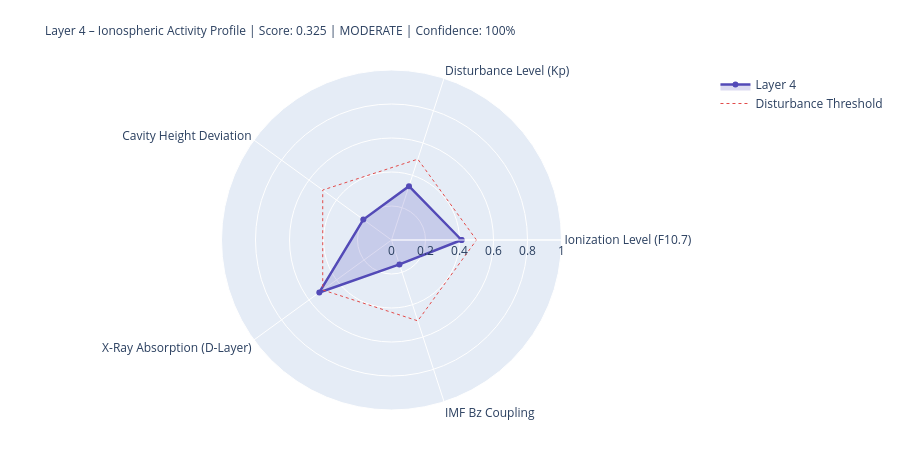

Write notebook code for a chart like this one.
### Markdown cell above
---
## 4. State Assessment & Handoff to Layer 5

### Code cell
# ============================================================
# LAYER-4-SCORE
# ============================================================

COMPONENTS = {
    'Ionization Level (F10.7)':    {'score': ioniz,       'source': 'primary' if f107_now else 'from_layer0', 'dynamic': True},
    'Disturbance Level (Kp)':          {'score': disturb,     'source': 'primary' if kp_now   else 'from_layer0', 'dynamic': True},
    'Cavity Height Deviation':    {'score': h_dev,       'source': 'derived',                                'dynamic': True},
    'X-Ray Absorption (D-Layer)':{'score': xray_ioniz,  'source': 'primary' if xray_now else 'missing',     'dynamic': True},
    'IMF Bz Coupling':             {'score': bz_coupling, 'source': 'primary' if bz_now   else 'from_layer0', 'dynamic': True},
}

available    = {k: v['score'] for k, v in COMPONENTS.items() if v['score'] is not None}
unavailable  = [k for k, v in COMPONENTS.items() if v['score'] is None]
layer4_score = round(sum(available.values()) / len(available), 4) if available else None
confidence   = round(len(available) / len(COMPONENTS), 2)
level = ('unknown' if layer4_score is None
         else 'quiet'   if layer4_score < 0.3
         else 'moderate' if layer4_score < 0.6
         else 'active')
dominant_l4 = max(available, key=available.get) if available else 'none'

# Resonance delta for Schumann SR-1
sr1_ref = schumann_freq(1, 80.0)
sr1_now = schumann_freq(1, h_eff)
sr1_delta_mhz = (sr1_now - sr1_ref) * 1000

# Propagation conditions
prop_cond = ('disturbed'   if kp_val > 4
             else 'unsettled' if kp_val > 2
             else 'normal')
if xray_class in ['X', 'M']:
    prop_cond = 'Radio-Blackout moeglich'

W = 68
print('=' * W)
print('LAYER 4 – IONOSPHERE – STATE ASSESSMENT')
print('=' * W)
for name, comp in COMPONENTS.items():
    s = comp['score']
    if s is not None:
        bar = '█' * int(s * 20) + '░' * (20 - int(s * 20))
        print(f'  {name:<36} {bar}  {s:.3f}  [{comp["source"]}]')
    else:
        print(f'  {name:<36} {"─" * 20}  n/a   [missing]')
print('-' * W)
print(f'  Score:          {layer4_score:.3f}  ({len(available)}/{len(COMPONENTS)} components)')
print(f'  Confidence:     {confidence:.0%}')
print(f'  Level:          {level.upper()}')
print(f'  Dominant:       {dominant_l4}')
print(f'  Cavity height:  {h_eff:.1f} km  (Ref: 80.0 km)')
print(f'  SR-1:           {sr1_now:.3f} Hz  (Δ {sr1_delta_mhz:+.1f} mHz vs. ref)')
print(f'  Propagation:    {prop_cond}')
print(f'  X-Ray:          {xray_class}-class  ({xray_now:.2e} W/m²)' if xray_now else '  X-Ray:          n/a')
print('=' * W)

# Radar
cats   = list(available.keys())
vals_r = list(available.values())
if len(cats) >= 3:
    fig = go.Figure()
    fig.add_trace(go.Scatterpolar(
        r=vals_r + [vals_r[0]], theta=cats + [cats[0]],
        fill='toself', fillcolor='rgba(83,74,183,0.20)',
        line=dict(color='#534AB7', width=2.5), name='Layer 4'
    ))
    fig.add_trace(go.Scatterpolar(
        r=[0.5] * (len(cats)+1), theta=cats + [cats[0]],
        line=dict(color='#E24B4A', dash='dot', width=1),
        mode='lines', name='Disturbance Threshold'
    ))
    fig.update_layout(
        title=dict(
            text=f'Layer 4 – Ionospheric Activity Profile | Score: {layer4_score:.3f} | {level.upper()} | Confidence: {confidence:.0%}',
            font=dict(size=12)
        ),
        polar=dict(radialaxis=dict(visible=True, range=[0, 1])),
        height=450, showlegend=True,
        margin=dict(l=80, r=80, t=70, b=40)
    )
    fig.show()

### Figure 1 — Plotly figure (JSON) as saved in the notebook; plotly's stock layout.template omitted (floating-point values rounded to 4 significant figures)
{"data": [{"fill": "toself", "fillcolor": "rgba(83,74,183,0.20)", "line": {"color": "#534AB7", "width": 2.5}, "name": "Layer 4", "r": [0.412, 0.333, 0.205, 0.525, 0.151, 0.412], "theta": ["Ionization Level (F10.7)", "Disturbance Level (Kp)", "Cavity Height Deviation", "X-Ray Absorption (D-Layer)", "IMF Bz Coupling", "Ionization Level (F10.7)"], "type": "scatterpolar"}, {"line": {"color": "#E24B4A", "dash": "dot", "width": 1}, "mode": "lines", "name": "Disturbance Threshold", "r": [0.5, 0.5, 0.5, 0.5, 0.5, 0.5], "theta": ["Ionization Level (F10.7)", "Disturbance Level (Kp)", "Cavity Height Deviation", "X-Ray Absorption (D-Layer)", "IMF Bz Coupling", "Ionization Level (F10.7)"], "type": "scatterpolar"}], "layout": {"height": 450, "margin": {"b": 40, "l": 80, "r": 80, "t": 70}, "polar": {"radialaxis": {"range": [0, 1], "visible": true}}, "showlegend": true, "title": {"font": {"size": 12}, "text": "Layer 4 – Ionospheric Activity Profile | Score: 0.325 | MODERATE | Confidence: 100%"}}}
